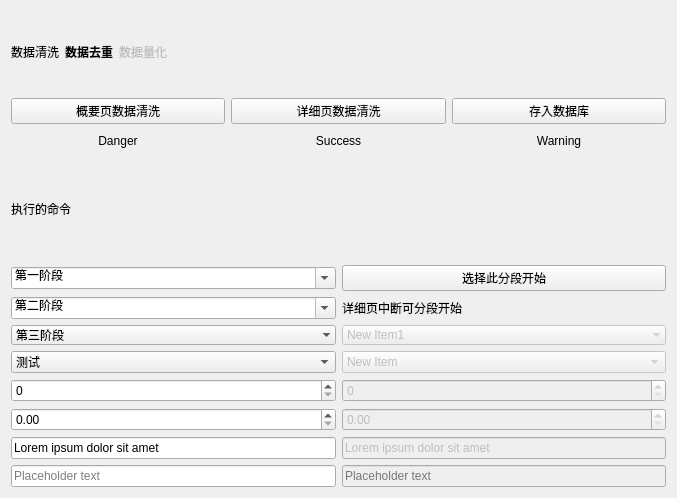
                 <widget class="QWidget" name="page_4">
                  <property name="geometry">
                   <rect>
                    <x>0</x>
                    <y>0</y>
                    <width>677</width>
                    <height>498</height>
                   </rect>
                  </property>
                  <attribute name="icon">
                   <iconset>
                    <normaloff>数据处理.svg</normaloff>数据处理.svg</iconset>
                  </attribute>
                  <attribute name="label">
                   <string>数据处理</string>
                  </attribute>
                  <layout class="QGridLayout" name="gridLayout_21">
                   <item row="3" column="0" colspan="4">
                    <layout class="QGridLayout" name="gridLayout_4">
                     <item row="3" column="2">
                      <widget class="QComboBox" name="comboBox_4">
                       <property name="enabled">
                        <bool>false</bool>
                       </property>
                       <item>
                        <property name="text">
                         <string>New Item</string>
                        </property>
                       </item>
                       <item>
                        <property name="text">
                         <string>New Item</string>
                        </property>
                       </item>
                       <item>
                        <property name="text">
                         <string>New Item</string>
                        </property>
                       </item>
                       <item>
                        <property name="text">
                         <string>New Item</string>
                        </property>
                       </item>
                       <item>
                        <property name="text">
                         <string>New Item</string>
                        </property>
                       </item>
                      </widget>
                     </item>
                     <item row="5" column="2">
                      <widget class="QDoubleSpinBox" name="doubleSpinBox_2">
                       <property name="enabled">
                        <bool>false</bool>
                       </property>
                      </widget>
                     </item>
                     <item row="4" column="0">
                      <widget class="QSpinBox" name="spinBox"/>
                     </item>
                     <item row="0" column="0">
                      <widget class="QComboBox" name="stage_select">
                       <property name="editable">
                        <bool>true</bool>
                       </property>
                       <property name="currentText">
                        <string>第一阶段</string>
                       </property>
                       <item>
                        <property name="text">
                         <string>第一阶段</string>
                        </property>
                        <property name="icon">
                         <iconset>
                          <normaloff>1.svg</normaloff>1.svg</iconset>
                        </property>
                       </item>
                       <item>
                        <property name="text">
                         <string>第二阶段</string>
                        </property>
                        <property name="icon">
                         <iconset>
                          <normaloff>2.svg</normaloff>2.svg</iconset>
                        </property>
                       </item>
                       <item>
                        <property name="text">
                         <string>第三阶段</string>
                        </property>
                        <property name="icon">
                         <iconset>
                          <normaloff>3.svg</normaloff>3.svg</iconset>
                        </property>
                       </item>
                       <item>
                        <property name="text">
                         <string>New Item</string>
                        </property>
                       </item>
                       <item>
                        <property name="text">
                         <string>New Item</string>
                        </property>
                       </item>
                      </widget>
                     </item>
                     <item row="6" column="0">
                      <widget class="QLineEdit" name="lineEdit">
                       <property name="text">
                        <string>Lorem ipsum dolor sit amet</string>
                       </property>
                      </widget>
                     </item>
                     <item row="6" column="2">
                      <widget class="QLineEdit" name="lineEdit_2">
                       <property name="enabled">
                        <bool>false</bool>
                       </property>
                       <property name="text">
                        <string>Lorem ipsum dolor sit amet</string>
                       </property>
                      </widget>
                     </item>
                     <item row="3" column="0">
                      <widget class="QComboBox" name="comboBox_2">
                       <item>
                        <property name="text">
                         <string>测试</string>
                        </property>
                       </item>
                       <item>
                        <property name="text">
                         <string>学历</string>
                        </property>
                       </item>
                       <item>
                        <property name="text">
                         <string>工作城市</string>
                        </property>
                       </item>
                       <item>
                        <property name="text">
                         <string>用工制</string>
                        </property>
                       </item>
                       <item>
                        <property name="text">
                         <string>经验</string>
                        </property>
                       </item>
                       <item>
                        <property name="text">
                         <string>kw</string>
                        </property>
                       </item>
                       <item>
                        <property name="text">
                         <string>薪酬</string>
                        </property>
                       </item>
                      </widget>
                     </item>
                     <item row="2" column="0">
                      <widget class="QComboBox" name="comboBox_5">
                       <property name="frame">
                        <bool>false</bool>
                       </property>
                       <item>
                        <property name="text">
                         <string>第三阶段</string>
                        </property>
                        <property name="icon">
                         <iconset>
                          <normaloff>3.svg</normaloff>3.svg</iconset>
                        </property>
                       </item>
                       <item>
                        <property name="text">
                         <string>New Item2</string>
                        </property>
                       </item>
                       <item>
                        <property name="text">
                         <string>New Item3</string>
                        </property>
                       </item>
                       <item>
                        <property name="text">
                         <string>New Item4</string>
                        </property>
                       </item>
                       <item>
                        <property name="text">
                         <string>New Item5</string>
                        </property>
                       </item>
                       <item>
                        <property name="text">
                         <string>New Item6</string>
                        </property>
                       </item>
                       <item>
                        <property name="text">
                         <string>New Item7</string>
                        </property>
                       </item>
                      </widget>
                     </item>
                     <item row="4" column="2">
                      <widget class="QSpinBox" name="spinBox_2">
                       <property name="enabled">
                        <bool>false</bool>
                       </property>
                      </widget>
                     </item>
                     <item row="1" column="0">
                      <widget class="QComboBox" name="comboBox_7">
                       <property name="editable">
                        <bool>true</bool>
                       </property>
                       <item>
                        <property name="text">
                         <string>第二阶段</string>
                        </property>
                        <property name="icon">
                         <iconset>
                          <normaloff>2.svg</normaloff>2.svg</iconset>
                        </property>
                       </item>
                       <item>
                        <property name="text">
                         <string>New Item</string>
                        </property>
                       </item>
                       <item>
                        <property name="text">
                         <string>New Item</string>
                        </property>
                       </item>
                       <item>
                        <property name="text">
                         <string>New Item</string>
                        </property>
                       </item>
                       <item>
                        <property name="text">
                         <string>New Item</string>
                        </property>
                       </item>
                      </widget>
                     </item>
                     <item row="5" column="0">
                      <widget class="QDoubleSpinBox" name="doubleSpinBox"/>
                     </item>
                     <item row="2" column="2">
                      <widget class="QComboBox" name="comboBox_6">
                       <property name="enabled">
                        <bool>false</bool>
                       </property>
                       <property name="frame">
                        <bool>false</bool>
                       </property>
                       <item>
                        <property name="text">
                         <string>New Item1</string>
                        </property>
                       </item>
                       <item>
                        <property name="text">
                         <string>New Item2</string>
                        </property>
                       </item>
                       <item>
                        <property name="text">
                         <string>New Item3</string>
                        </property>
                       </item>
                       <item>
                        <property name="text">
                         <string>New Item4</string>
                        </property>
                       </item>
                       <item>
                        <property name="text">
                         <string>New Item5</string>
                        </property>
                       </item>
                       <item>
                        <property name="text">
                         <string>New Item6</string>
                        </property>
                       </item>
                       <item>
                        <property name="text">
                         <string>New Item7</string>
                        </property>
                       </item>
                      </widget>
                     </item>
                     <item row="7" column="0">
                      <widget class="QLineEdit" name="lineEdit_3">
                       <property name="placeholderText">
                        <string>Placeholder text</string>
                       </property>
                      </widget>
                     </item>
                     <item row="1" column="2">
                      <widget class="QLabel" name="stage_dp_info_other">
                       <property name="text">
                        <string>详细页中断可分段开始</string>
                       </property>
                      </widget>
                     </item>
                     <item row="7" column="2">
                      <widget class="QLineEdit" name="lineEdit_4">
                       <property name="enabled">
                        <bool>false</bool>
                       </property>
                       <property name="placeholderText">
                        <string>Placeholder text</string>
                       </property>
                      </widget>
                     </item>
                     <item row="0" column="2">
                      <widget class="QPushButton" name="stage_dp_info">
                       <property name="text">
                        <string>选择此分段开始</string>
                       </property>
                       <property name="icon">
                        <iconset>
                         <normaloff>start.svg</normaloff>start.svg</iconset>
                       </property>
                       <property name="class" stdset="0">
                        <string>success</string>
                       </property>
                      </widget>
                     </item>
                    </layout>
                   </item>
                   <item row="0" column="2">
                    <widget class="QLabel" name="label">
                     <property name="enabled">
                      <bool>false</bool>
                     </property>
                     <property name="text">
                      <string>数据量化</string>
                     </property>
                    </widget>
                   </item>
                   <item row="0" column="3">
                    <spacer name="horizontalSpacer_4">
                     <property name="orientation">
                      <enum>Qt::Horizontal</enum>
                     </property>
                     <property name="sizeHint" stdset="0">
                      <size>
                       <width>427</width>
                       <height>20</height>
                      </size>
                     </property>
                    </spacer>
                   </item>
                   <item row="0" column="1">
                    <widget class="QLabel" name="label_3">
                     <property name="font">
                      <font>
                       <family>Noto Serif SC</family>
                       <weight>75</weight>
                       <bold>true</bold>
                      </font>
                     </property>
                     <property name="text">
                      <string>数据去重</string>
                     </property>
                    </widget>
                   </item>
                   <item row="0" column="0">
                    <widget class="QLabel" name="label_2">
                     <property name="text">
                      <string>数据清洗</string>
                     </property>
                    </widget>
                   </item>
                   <item row="1" column="0" rowspan="2" colspan="4">
                    <layout class="QGridLayout" name="gridLayout_7">
                     <item row="2" column="2">
                      <widget class="QPushButton" name="pushButton_21">
                       <property name="text">
                        <string>Warning</string>
                       </property>
                       <property name="flat">
                        <bool>true</bool>
                       </property>
                       <property name="class" stdset="0">
                        <string>warning</string>
                       </property>
                      </widget>
                     </item>
                     <item row="0" column="0">
                      <widget class="QPushButton" name="pb_dp_jobs_wash">
                       <property name="text">
                        <string>概要页数据清洗</string>
                       </property>
                       <property name="icon">
                        <iconset>
                         <normaloff>数据清洗.svg</normaloff>数据清洗.svg</iconset>
                       </property>
                       <property name="class" stdset="0">
                        <string>success</string>
                       </property>
                      </widget>
                     </item>
                     <item row="2" column="1">
                      <widget class="QPushButton" name="pushButton_22">
                       <property name="text">
                        <string>Success</string>
                       </property>
                       <property name="flat">
                        <bool>true</bool>
                       </property>
                       <property name="class" stdset="0">
                        <string>success</string>
                       </property>
                      </widget>
                     </item>
                     <item row="2" column="0">
                      <widget class="QPushButton" name="pushButton_23">
                       <property name="text">
                        <string>Danger</string>
                       </property>
                       <property name="flat">
                        <bool>true</bool>
                       </property>
                       <property name="class" stdset="0">
                        <string>danger</string>
                       </property>
                      </widget>
                     </item>
                     <item row="0" column="1">
                      <widget class="QPushButton" name="pb_dp_job_info_wash">
                       <property name="text">
                        <string>详细页数据清洗</string>
                       </property>
                       <property name="icon">
                        <iconset>
                         <normaloff>数据清洗.svg</normaloff>数据清洗.svg</iconset>
                       </property>
                       <property name="class" stdset="0">
                        <string>success</string>
                       </property>
                      </widget>
                     </item>
                     <item row="0" column="2">
                      <widget class="QPushButton" name="pb_dp_storge_db">
                       <property name="text">
                        <string>存入数据库</string>
                       </property>
                       <property name="icon">
                        <iconset>
                         <normaloff>数据存储.svg</normaloff>数据存储.svg</iconset>
                       </property>
                       <property name="class" stdset="0">
                        <string>warning</string>
                       </property>
                      </widget>
                     </item>
                     <item row="3" column="0" colspan="3">
                      <widget class="QLabel" name="tl_command_line_job_public_dp">
                       <property name="text">
                        <string>执行的命令</string>
                       </property>
                      </widget>
                     </item>
                    </layout>
                   </item>
                  </layout>
                 </widget>
